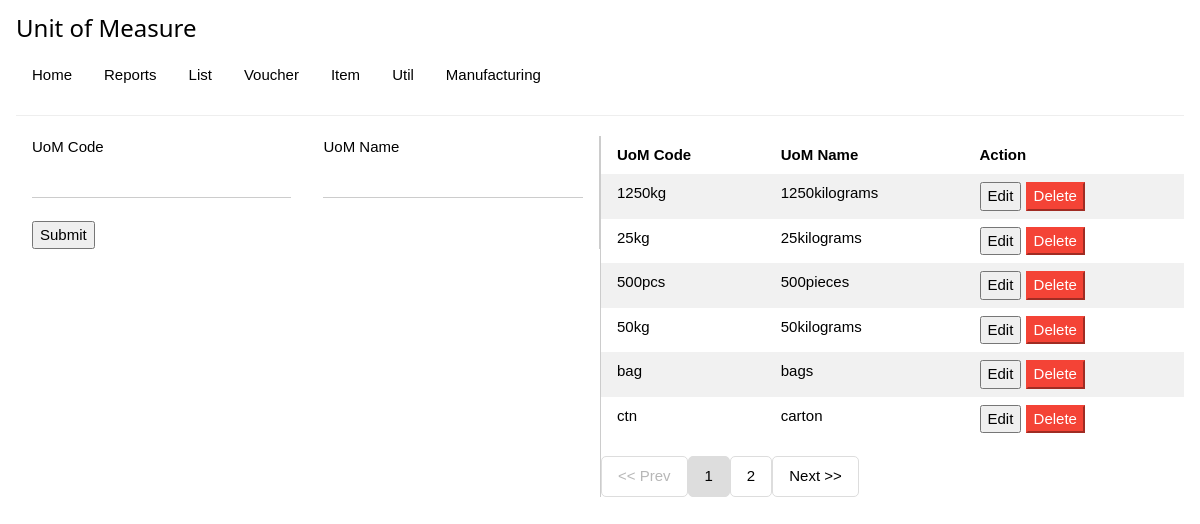
Page /app/uom.php on the committed database.
### tables this page shows
CREATE TABLE `uom` (
  `u_id` int(11) NOT NULL,
  `ucode` varchar(25) NOT NULL,
  `uname` varchar(25) NOT NULL
);

### app/uom.php (the view, shortened to what this page needs)
<?php
require_once '../inc/db.php';
$retsql = 'SELECT * FROM uom ORDER BY ucode ASC';
$result = mysqli_query($conn, $retsql);
$data = array();
while ($row = mysqli_fetch_array($result, MYSQLI_ASSOC)) {
	$data[] = $row;
}
$ulist = $data;
?>
<!DOCTYPE html>
<html>
<head>
	<link rel="stylesheet" type="text/css" href="../lib/sdt.css">
	<link rel="stylesheet" type="text/css" href="../lib/w3.css">
</head>
<body>
	<div class="w3-container">
		<h3>Unit of Measure</h3>
		<?php require_once '../inc/nav.php'; ?>
		<div class="w3-row">
			<div class="w3-half w3-border-right w3-mobile">
				<form action="invoicedb.php" method="post">
					<div class="w3-cell-row">
						<div class="w3-container w3-cell">
							<label>UoM Code</label>
							<input type="text" id="ucode" name="ucode" class="w3-input" autocomplete="off">
						</div>
						<div class="w3-container w3-cell">
							<label>UoM Name</label>
							<input type="text" id="uname" name="uname" class="w3-input" autocomplete="off">
						</div>
					</div><br>
					<div class="w3-container w3-cell">
						<input type="submit" id="usubmit" name="usubmit" value="Submit" />
					</div>
				</form>
			</div>
			<div class="w3-half w3-border-left w3-mobile">
				<table id="matbl" class='w3-table w3-striped w3-hoverable uomtbl'>
					<thead>
						<tr>
							<th>UoM Code</th>
							<th>UoM Name</th>
							<th>Action</th>
						</tr>
					</thead>
					<?php
					foreach ($ulist as $list) { ?>
						<tr>
							<td><?php echo $list["ucode"]; ?></td>
							<td><?php echo $list["uname"]; ?></td>
							<td>
								<input type="button" name="uomedit" value="Edit" id="<?php echo $list["u_id"]; ?>" class="w3-lightblue uomedit" />
								<input type="button" name="uomdelete" value="Delete" id="<?php echo $list["u_id"]; ?>" class="w3-border-red w3-red uomdelete">
							</td>
						</tr>
					<?php }
					?>
				</table>
			</div>
		</div>
	</div>
</body>
</html>

### rows in the picture
uom: ucode "1250kg", uname "1250kilograms"
uom: ucode "25kg", uname "25kilograms"
uom: ucode "500pcs", uname "500pieces"
uom: ucode "50kg", uname "50kilograms"
uom: ucode "bag", uname "bags"
uom: ucode "ctn", uname "carton"
